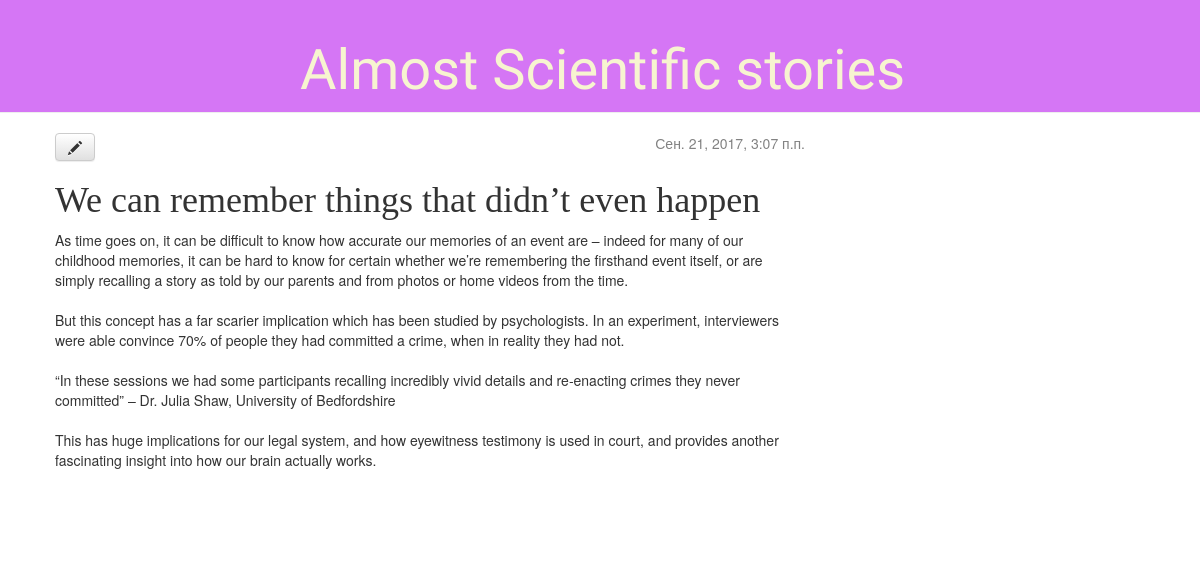
The app's page /post/2/ with its own data.
### blog/models.py (models this page shows, shortened)
class Post(models.Model):#Наследуемся из класса Моделс
    author = models.ForeignKey('auth.User') # ForeignKey - это id. Взять данные из другой таблицы+ ее имя. Чтобы все время не логинился
    title = models.CharField(max_length=200, blank=False, null=False)# Это текстовое поле в 1 линию
    text = models.TextField()
    created_date = models.DateTimeField(default=timezone.now)
    published_date = models.DateTimeField(blank=True, null=True)

### blog/views.py (the view)
# urls.py: url(r'^post/(?P<pk>[0-9]+)/$', views.post_detail, name='post_detail'),
def post_detail(request, pk):
    post = get_object_or_404(Post, pk=pk)
    return render(request, 'blog/post_detail.html', {'post': post})

### blog/templates/blog/post_detail.html
    {% extends 'blog/base.html' %}
    {% block content %}
        <div class="post">
            {% if post.published_date %}
                <div class="date">
                    {{ post.published_date }}
                </div>
            {% endif %}
	    <a class="btn btn-default" href="{% url 'post_edit' pk=post.pk %}"><span class="glyphicon glyphicon-pencil"></span></a>
            <h1>{{ post.title }}</h1>
            <p>{{ post.text|linebreaksbr }}</p>
        </div>
    {% endblock %}

### blog/static/css/blog.css (style rules this page uses)
body { padding-left: 0px; }
h1, h2, h3, h4 { font-family: 'Lobster', cursive; }
.date { float: right; color: #828282; }
.post { margin-bottom: 70px; }

### records on screen
Post: published_date "Сен. 21, 2017, 3:07 п.п.", title "We can remember things that didn’t even happen", text "As time goes on, it can be difficult to know how accurate our memories of an event are – indeed for many of our childhood memories, it can be hard to know for certain whether we’re remembering the firsthand event itself, or are simply recalling a story as told by our parents and from photos or home videos from the time. But this concept has a far scarier implication which has been studied by psychologists. In an experiment, interviewers were able convince 70% of people they had committed a crime, when in reality they had not. “In these sessions we had some participants recalling incredibly vivid details and re-enacting crimes they never committed” – Dr. Julia Shaw, University of…"
